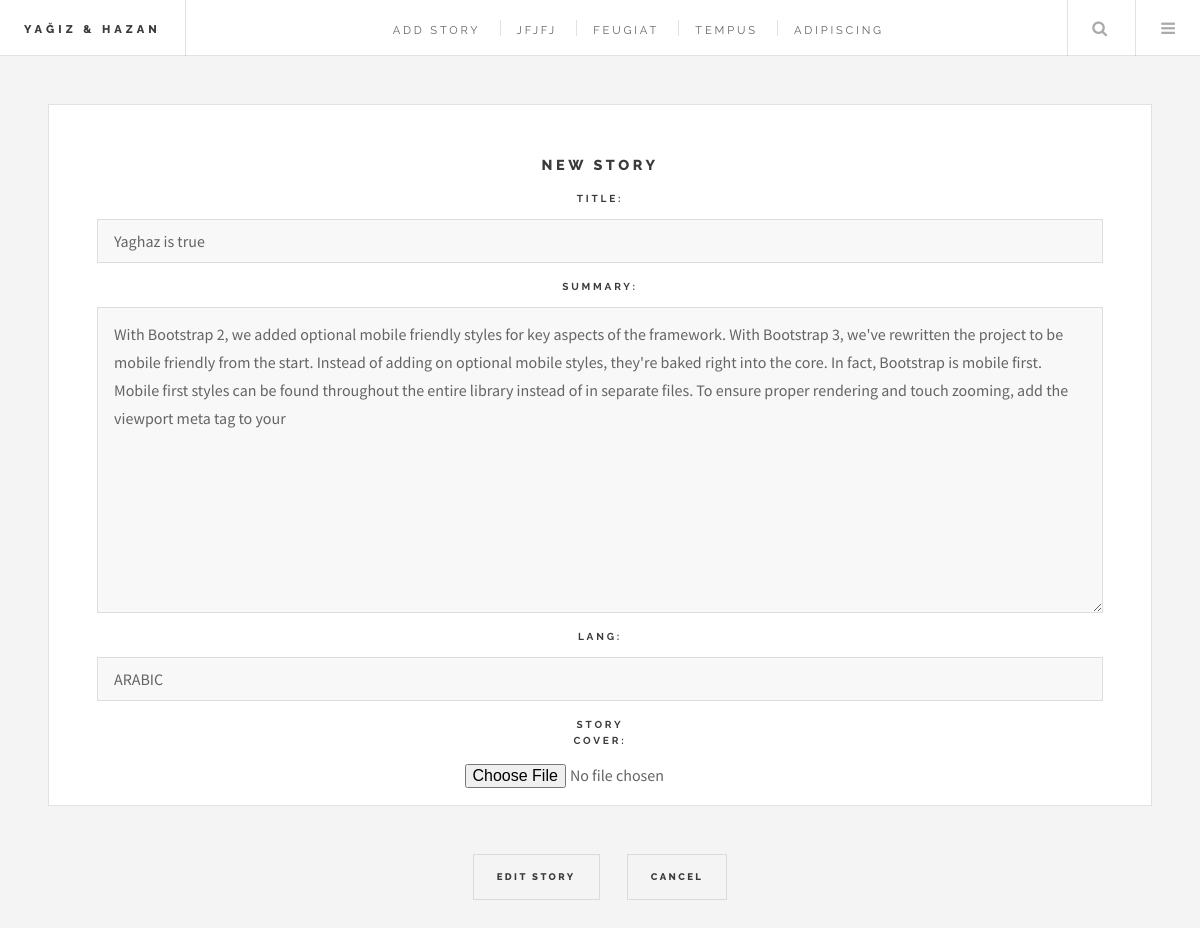
The page /user/edit/story/5/ (signed in) on the database its author committed.
### egamen/models.py (models this page shows, shortened)
class Story(models.Model):
    Lang =(
        ('LA', '-LANGUAGE-'),
        ('Ar', 'ARABIC'),
        ('Ot', 'OTHER')
    )
    title = models.CharField(max_length=250, null=False)
    author = models.ForeignKey(User, on_delete=models.CASCADE)
    summary = models.TextField(max_length=1000, null= False)
    pub_date = models.DateField(auto_now_add=True, blank=False, null=False)
    has_chapter = models.BooleanField(default=False, editable=False)
    lang = models.CharField(choices=Lang, default=Lang[0], max_length=3)
    story_cover = models.FileField()

### egamen/views.py (the view)
# urls.py: url(r'^user/edit/story/(?P<pk>[0-9]+)/$', views.EditStory.as_view(), name="edit_story"),
@method_decorator(login_required(login_url='egamen:login'), name='dispatch')
class EditStory(UpdateView):
        model = Story
        fields = ('title', 'summary', 'lang', 'story_cover',)
        template_name = 'edit_story.html'
        success_url = reverse_lazy('egamen:profile')

### templates/edit_story.html (shortened to what this page needs)
{% extends 'base.html'%}
{% block content %}
<div id="main">
    <form method="post">
        <article class="post">
            <section>
                <h3>New Story</h3>
                <div class="row uniform">
                    {% for field in form %}
                      <div class="12u$ 12u$(medium)">
                    <div class="panel-body">
                        {% if field.label_tag == "lang"%}
                        <div class="2u$ 12u$(medium)">
                            <h6 class="1u$ 12u$(medium)">Language</h6>
                            {{story.lang}}
                        </div>
                        {% else %}
                        <h6 class="1u$ 12u$(medium)">{{field.label_tag}}</h6>
                        <div class="col-md-10">{{ field }}</div>
                        {% endif%}
                    </div>
                      </div>
                    {% endfor %}
                </div>
</section>
</article>
<div class="12u$ 12u$">
    <ul class="actions">
        <li><input type="submit" value="Edit Story"/></li>
        <li><input type="reset" value="cancel"/></li>
    </ul>
</div>
</form>
</div>
{% endblock%}

### rows shown on the page
Story: form "Yaghaz is true" "With Bootstrap 2, we added optional mobile friendly styles for key aspects of the framework. With Bootstrap 3, we've rewritten the project to be mobile friendly from the start. Instead of adding on optional mobile styles, they're baked right into the core. In fact, Bootstrap is mobile first. Mobile first styles can be found throughout the entire library instead of in separate files. To ensure proper rendering and touch zooming, add the viewport meta tag to your" "ARABIC"

### other values the page prints
{{ field.label_tag }} "TITLE:" "SUMMARY:" "LANG:" "STORY COVER:"
